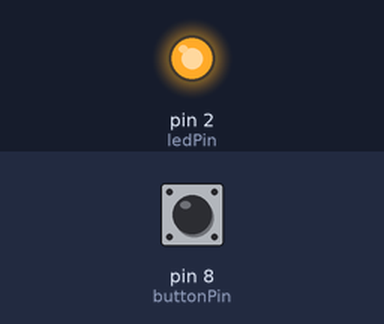
Recording of a sketch running on a simulated Arduino Uno, built with avr-gcc and run on an emulated ATmega328P. Parts: output pins drawn as LEDs (lit = HIGH). The inputs (shaded band) are chosen by the test bench; at power-on: pin 8 (buttonPin) HIGH.

Above: at 1.2 s.
1.3 s: pin 8 (buttonPin) pulled LOW for 0.15 s
At 1.37 s:
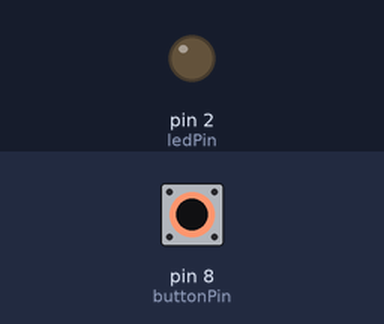
2.9 s: pin 8 (buttonPin) pulled LOW for 3.2 s
At 7.3 s:
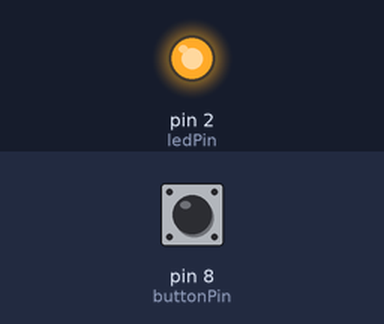
Timing chart, 0 to 8.8 s (numbered marks = the images above; inputs shaded):
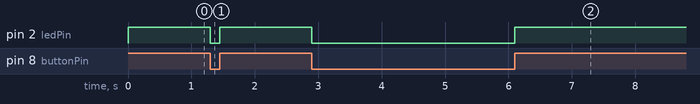

Measured:
- after the input at 1.3 s, pin 2 (ledPin): HIGH → LOW at once, → HIGH 0.15 s later
- after the input at 2.9 s, pin 2 (ledPin): HIGH → LOW at once, → HIGH 3.2 s later

The sketch:

Deneme2.ino
```cpp
int ledPin=2;
int buttonPin=8;
int state;

void setup() {
  // put your setup code here, to run once:
  pinMode(ledPin,OUTPUT);
  pinMode(buttonPin,INPUT_PULLUP);

}
/*Butona basıldığında led sönecek.Pullup direnç kullan.
Pulldown kullanılsaydı led yanacaktı.
Yani:
Pulldown direnç takılıyken - bacak arduinoya gidecek.
Pullup direnç takılıyken + bacak arduinoya gidecek.

*/
void loop() {
  // put your main code here, to run repeatedly:
  state=digitalRead(buttonPin);
  digitalWrite(ledPin,state);
}
```
